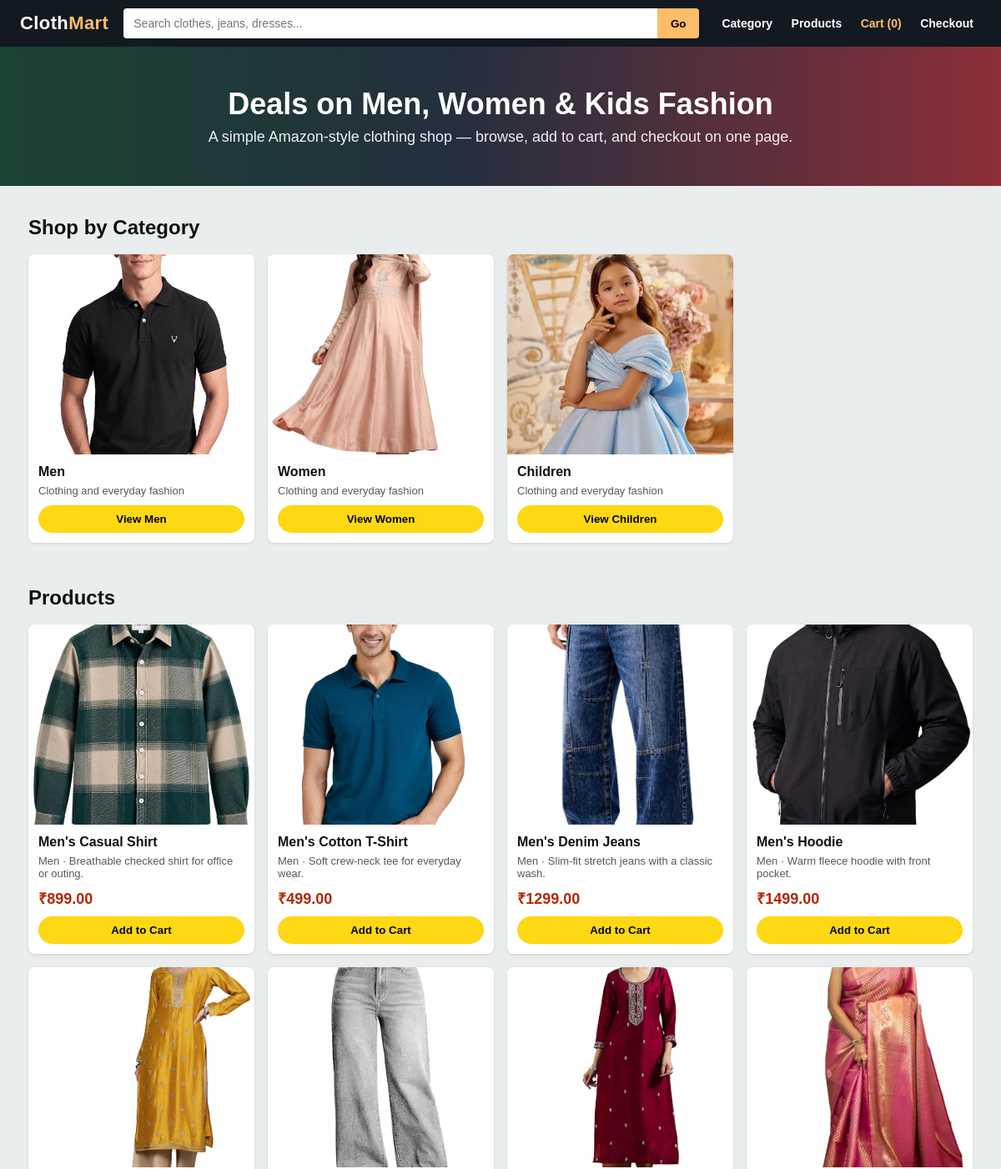
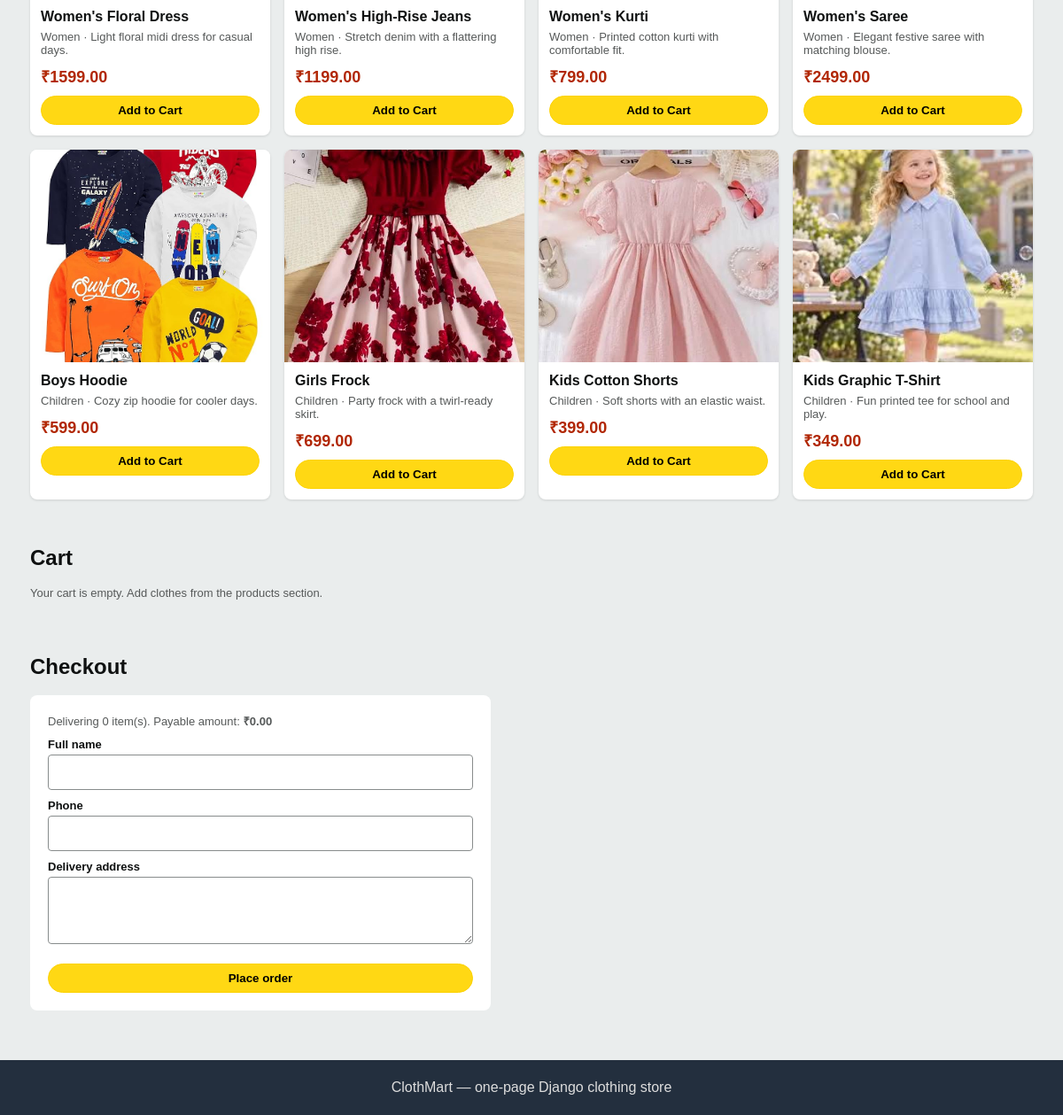
The page / on the database its author committed (2 pictures, top to bottom).
### shop/models.py (models this page shows, shortened)
class Category(models.Model):
    name = models.CharField(max_length=100, unique=True, blank=True, null=True)
    image = models.ImageField(upload_to='categories/', blank=True, null=True)

class Product(models.Model):
    category = models.ForeignKey(Category, on_delete=models.CASCADE, null=True, blank=True)
    name = models.CharField(max_length=200, blank=True, null=True)
    description = models.TextField(blank=True, null=True)
    price = models.DecimalField(max_digits=10, decimal_places=2, null=True, blank=True)
    image = models.ImageField(upload_to='products/', blank=True, null=True)

### shop/views.py (the view, shortened to what this page needs)
# urls.py: path("", views.home, name="home"),
def home(request):
    seed_clothes_catalog()
    category_order = Case(
        When(name="Men", then=0),
        When(name="Women", then=1),
        When(name="Children", then=2),
        default=3,
        output_field=IntegerField(),
    )
    categories = (
        Category.objects.filter(name__in=["Men", "Women", "Children"])
        .annotate(sort=category_order)
        .order_by("sort")
    )
    products = (
        Product.objects.filter(category__in=categories)
        .select_related("category")
        .annotate(sort=Case(
            When(category__name="Men", then=0),
            When(category__name="Women", then=1),
            When(category__name="Children", then=2),
            default=3,
            output_field=IntegerField(),
        ))
        .order_by("sort", "name")
    )
    items, total, count = _cart_details(request)
    return render(
        request,
        "shop/home.html",
        {
            "categories": categories,
            "products": products,
            "cart_items": items,
            "cart_total": total,
            "cart_count": count,
        },
    )

### shop/views.py (called while the page is built, shortened)
def _cart_details(request):
    cart = request.session.get("cart", {})
    items = []
    total = Decimal("0.00")
    count = 0
    return items, total, count

### shop/templates/shop/home.html (shortened to what this page needs)
<!DOCTYPE html>
<html lang="en">
<head>
</head>
<body>
<header class="topbar">
  <a class="logo" href="#top">Cloth<span>Mart</span></a>
  <form class="search" onsubmit="return filterProducts(event)">
    <input id="searchBox" type="search" placeholder="Search clothes, jeans, dresses...">
    <button type="submit">Go</button>
  </form>
  <nav>
    <a href="#category">Category</a>
    <a href="#products">Products</a>
    <a class="cart-link" href="#cart">Cart ({{ cart_count }})</a>
    <a href="#checkout">Checkout</a>
  </nav>
</header>
<div class="hero" id="top">
  <h1>Deals on Men, Women &amp; Kids Fashion</h1>
  <p>A simple Amazon-style clothing shop — browse, add to cart, and checkout on one page.</p>
</div>
<section id="category">
  <h2>Shop by Category</h2>
  <div class="grid">
    {% for cat in categories %}
    <article class="card">
      {% if cat.image %}
      <img src="{{ cat.image.url }}" alt="{{ cat.name }}">
      {% endif %}
      <div class="card-body">
        <h3>{{ cat.name }}</h3>
        <p class="muted">Clothing and everyday fashion</p>
        <button class="btn" type="button" onclick="showCategory('{{ cat.name }}')">View {{ cat.name }}</button>
      </div>
    </article>
    {% endfor %}
  </div>
</section>
<section id="products">
  <h2>Products </h2>
  <div class="grid" id="productGrid">
    {% for product in products %}
    <article class="card product-card" data-name="{{ product.name|lower }}" data-category="{{ product.category.name }}">
      {% if product.image %}
      <img src="{{ product.image.url }}" alt="{{ product.name }}">
      {% endif %}
      <div class="card-body">
        <h3>{{ product.name }}</h3>
        <p class="muted">{{ product.category.name }} · {{ product.description }}</p>
        <div class="price">₹{{ product.price }}</div>
        <form method="post">
          <button class="btn" type="submit">Add to Cart</button>
        </form>
      </div>
    </article>
    {% empty %}
    <p>No products yet. Refresh the page to load sample clothes.</p>
    {% endfor %}
  </div>
</section>
<section id="cart">
  <h2>Cart</h2>
  {% if cart_items %}
  <table>
    <tr><th>Item</th><th>Qty</th><th>Subtotal</th><th></th></tr>
    {% for item in cart_items %}
    <tr>
      <td>{{ item.product.name }}</td>
      <td>{{ item.qty }}</td>
      <td>₹{{ item.subtotal }}</td>
      <td>
        <form method="post">
          {% csrf_token %}
          <input type="hidden" name="action" value="remove">
          <input type="hidden" name="product_id" value="{{ item.product.id }}">
          <button class="btn btn-danger" type="submit">Remove</button>
        </form>
      </td>
    </tr>
    {% endfor %}
    <tr>
      <th colspan="2">Total</th>
      <th>₹{{ cart_total }}</th>
      <th><a href="#checkout">Proceed to checkout</a></th>
    </tr>
  </table>
  {% else %}
  <p class="muted">Your cart is empty. Add clothes from the products section.</p>
  {% endif %}
</section>
<section id="checkout">
  <h2>Checkout</h2>
  <form class="checkout" method="post">
    <p class="muted">Delivering {{ cart_count }} item(s). Payable amount: <strong>₹{{ cart_total }}</strong></p>
    <label for="name">Full name</label>
    <input id="name" name="name" required>
    <label for="phone">Phone</label>
    <input id="phone" name="phone" required>
    <label for="address">Delivery address</label>
    <textarea id="address" name="address" rows="3" required></textarea>
    <br><br>
    <button class="btn" type="submit">Place order</button>
  </form>
</section>
<footer>ClothMart — one-page Django clothing store</footer>
</body>
</html>

### shop/templates/shop/home.html (style rules this page uses)
:root { --nav: #131921; --sub: #232f3e; --accent: #febd69; --btn: #ffd814; --btn-dark: #ffa41c; --bg: #eaeded; --text: #0f1111; }
* { box-sizing: border-box; }
html { scroll-behavior: smooth; }
body { margin: 0; font-family: Arial, Helvetica, sans-serif; background: var(--bg); color: var(--text); }
a { color: inherit; }
.topbar { background: var(--nav); color: #fff; display: flex; align-items: center; gap: 18px; padding: 10px 24px; position: sticky; top: 0; z-index: 20; }
.logo { font-size: 22px; font-weight: 800; letter-spacing: 0.4px; text-decoration: none; color: #fff; white-space: nowrap; }
.logo span { color: var(--accent); }
.search { flex: 1; display: flex; }
.search input { width: 100%; border: 0; padding: 10px 12px; border-radius: 4px 0 0 4px; font-size: 14px; }
.search button { background: var(--accent); border: 0; padding: 0 16px; border-radius: 0 4px 4px 0; cursor: pointer; font-weight: bold; }
nav a { color: #fff; text-decoration: none; font-size: 14px; font-weight: 700; padding: 6px 8px; border: 1px solid transparent; border-radius: 2px; }
.cart-link { color: var(--accent) !important; }
.hero { background: linear-gradient(90deg, #1b4332, #232f3e 45%, #8c2f39); color: #fff; padding: 48px 24px; text-align: center; }
.hero h1 { margin: 0 0 8px; font-size: 36px; }
.hero p { margin: 0; font-size: 18px; opacity: 0.92; }
section { padding: 36px 24px 16px; max-width: 1180px; margin: 0 auto; }
h2 { margin: 0 0 18px; font-size: 24px; }
.grid { display: grid; grid-template-columns: repeat(auto-fill, minmax(230px, 1fr)); gap: 16px; }
.card { background: #fff; border-radius: 8px; overflow: hidden; box-shadow: 0 1px 3px rgba(15, 17, 17, 0.12); }
.card img { width: 100%; height: 240px; object-fit: cover; display: block; }
.card-body { padding: 12px; }
.card h3 { margin: 0 0 6px; font-size: 16px; }
.muted { color: #565959; font-size: 13px; margin: 0 0 10px; }
.price { color: #b12704; font-weight: 700; font-size: 18px; margin-bottom: 10px; }
.btn { background: var(--btn); border: 1px solid #fcd200; border-radius: 20px; padding: 8px 14px; cursor: pointer; font-weight: 700; width: 100%; }
.checkout { background: #fff; padding: 20px; border-radius: 8px; max-width: 520px; }
label { display: block; font-size: 13px; font-weight: 700; margin: 10px 0 4px; }
input, textarea { width: 100%; padding: 10px; border: 1px solid #888c8c; border-radius: 4px; font: inherit; }
footer { background: var(--sub); color: #ddd; text-align: center; padding: 22px; margin-top: 40px; }

### rows shown on the page
Category: image (picture), name "Men"
Category: image (picture), name "Women"
Category: image (picture), name "Children"
Product: image (picture), name "Men's Casual Shirt", category.name "Men", description "Breathable checked shirt for office or outing.", price "899.00"
Product: image (picture), name "Men's Cotton T-Shirt", category.name "Men", description "Soft crew-neck tee for everyday wear.", price "499.00"
Product: image (picture), name "Men's Denim Jeans", category.name "Men", description "Slim-fit stretch jeans with a classic wash.", price "1299.00"
Product: image (picture), name "Men's Hoodie", category.name "Men", description "Warm fleece hoodie with front pocket.", price "1499.00"
Product: image (picture), name "Women's Floral Dress", category.name "Women", description "Light floral midi dress for casual days.", price "1599.00"
Product: image (picture), name "Women's High-Rise Jeans", category.name "Women", description "Stretch denim with a flattering high rise.", price "1199.00"
Product: image (picture), name "Women's Kurti", category.name "Women", description "Printed cotton kurti with comfortable fit.", price "799.00"
Product: image (picture), name "Women's Saree", category.name "Women", description "Elegant festive saree with matching blouse.", price "2499.00"
Product: image (picture), name "Boys Hoodie", category.name "Children", description "Cozy zip hoodie for cooler days.", price "599.00"
Product: image (picture), name "Girls Frock", category.name "Children", description "Party frock with a twirl-ready skirt.", price "699.00"
Product: image (picture), name "Kids Cotton Shorts", category.name "Children", description "Soft shorts with an elastic waist.", price "399.00"
Product: image (picture), name "Kids Graphic T-Shirt", category.name "Children", description "Fun printed tee for school and play.", price "349.00"

### other values the page prints
{{ cart_count }} "0"
{{ cart_total }} "0.00"
